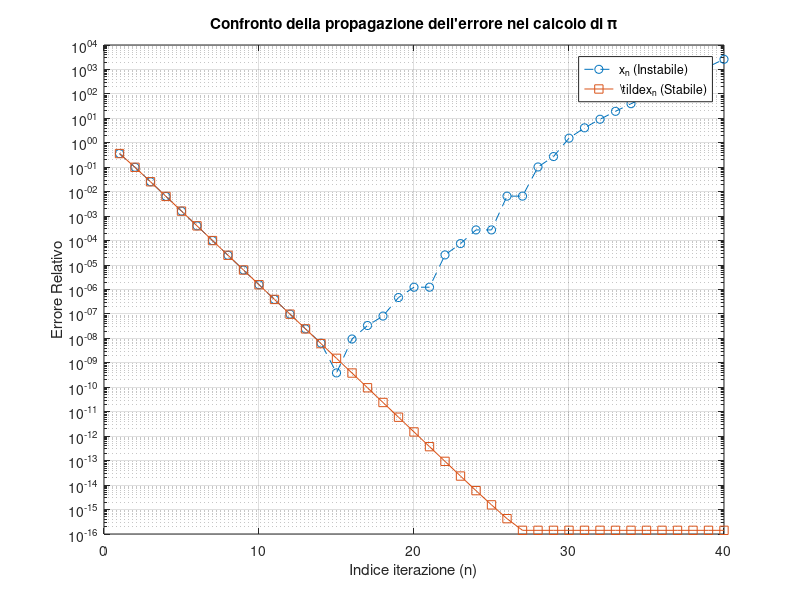

MATLAB code to generate this figure:
clear;

n_max = 40;
x = zeros(n_max, 1);
err_rel = zeros(n_max, 1);
x_tilde = zeros(n_max, 1);
err_rel_tilde = zeros(n_max, 1);

x(1) = 2;
err_rel(1) = abs(pi - x(1)) / pi;
x_tilde(1) = 2;
err_rel_tilde(1) = abs(pi - x_tilde(1)) / pi;

for n = 2:n_max
    x(n) = 2^(n - 0.5) * sqrt(1 - sqrt(1 - 4^(1 - n) * x(n - 1)^2));
    err_rel(n) = abs(pi - x(n)) / pi;
    
    x_tilde(n) = x_tilde(n - 1) * sqrt(2 / (1 + sqrt(1 - 4^(1 - n) * x_tilde(n - 1)^2)));
    err_rel_tilde(n) = abs(pi - x_tilde(n)) / pi;
end

figure;
semilogy(1:n_max, err_rel, '--o', 'DisplayName', 'x_n (Instabile)');
hold on;
grid on;
semilogy(1:n_max, err_rel_tilde, '-s', 'DisplayName', '\tilde{x}_n (Stabile)');

xlabel('Indice iterazione (n)');
ylabel('Errore Relativo');
title('Confronto della propagazione dell''errore nel calcolo di \pi');
legend('Location', 'best');
hold off;
